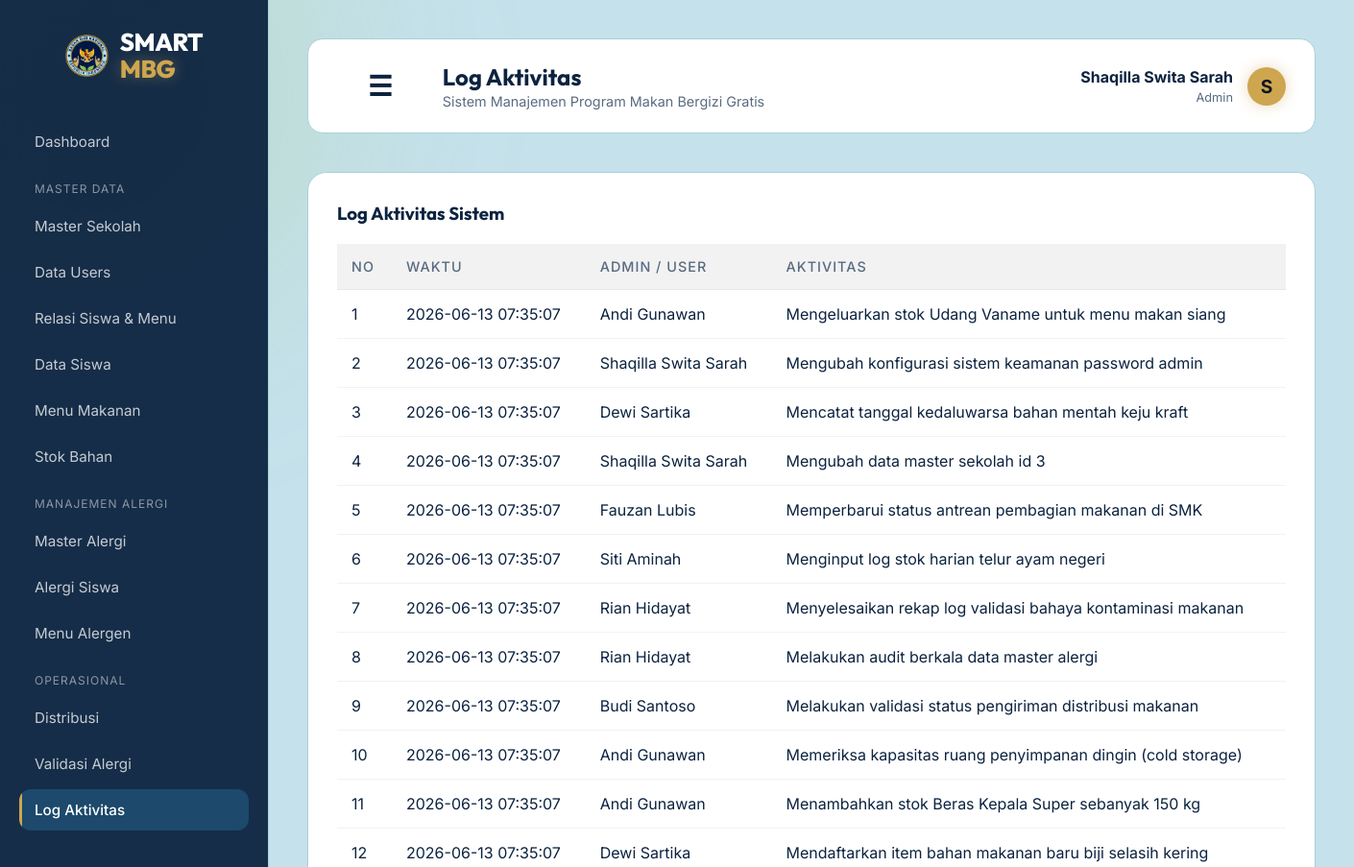
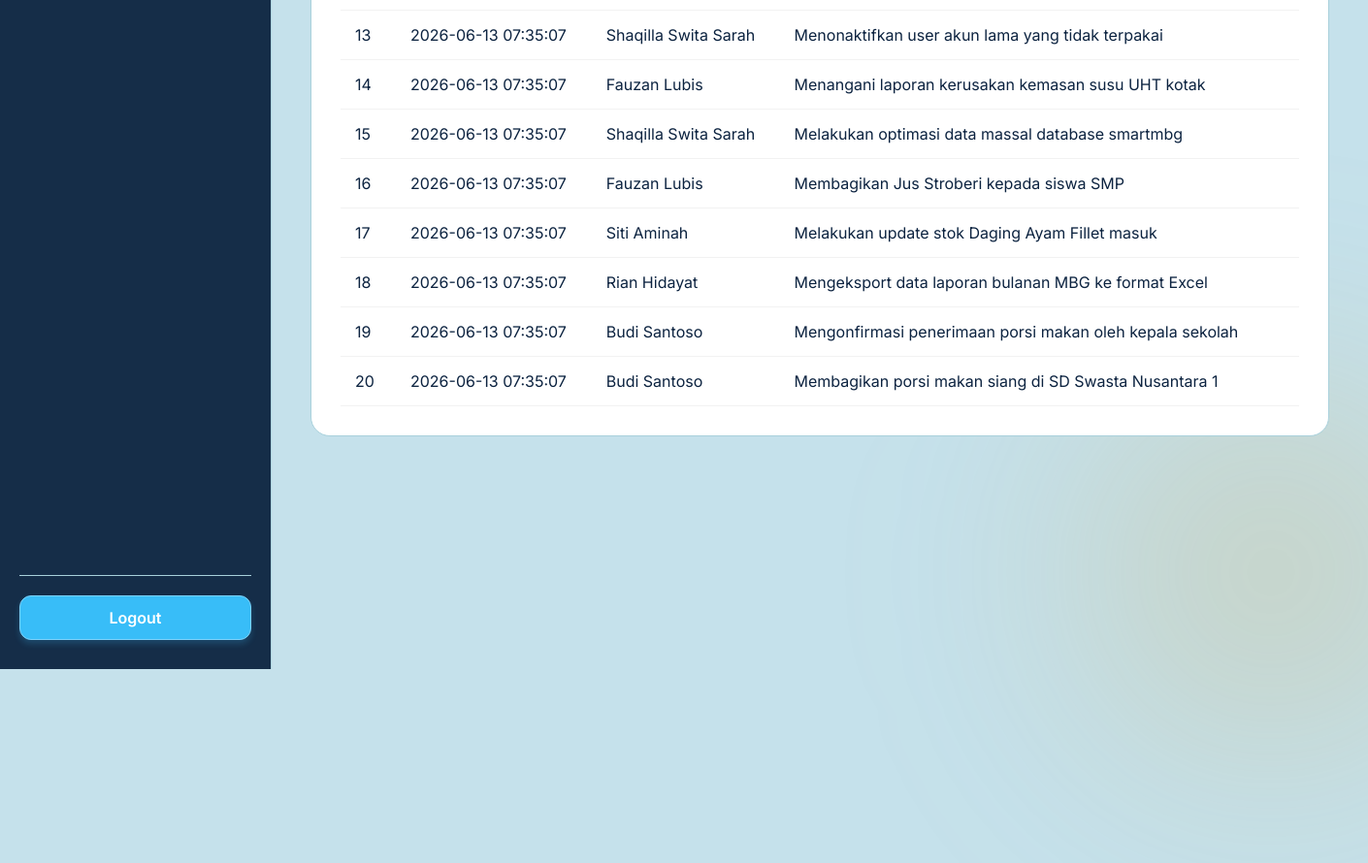
The app's page /public/log (signed in) with its own data (2 pictures, top to bottom).
### tables this page shows
CREATE TABLE `log_aktivitas` (
  `id_log` int(11) NOT NULL,
  `id_user` int(11) NOT NULL,
  `aktivitas` varchar(255) NOT NULL,
  `waktu` timestamp NOT NULL DEFAULT CURRENT_TIMESTAMP
);

CREATE TABLE `users` (
  `id_user` int(11) NOT NULL,
  `nama` varchar(100) NOT NULL,
  `username` varchar(50) NOT NULL,
  `password` varchar(255) NOT NULL,
  `role` enum('admin','petugas_stok','petugas_distribusi') DEFAULT 'petugas_stok',
  `created_at` timestamp NOT NULL DEFAULT CURRENT_TIMESTAMP
);

### app/core/Controller.php (called while the page is built, shortened)
<?php
class Controller {
    public function view($view, $data = []) {
        require_once '../app/views/' . $view . '.php';
    }
    public function model($model) {
        return new $model;
    }
}

### app/controllers/Log.php (called while the page is built, shortened)
<?php
class Log extends Controller {
    public function index() {
        $data['judul'] = 'Log Aktivitas';
        $data['log'] = $this->model('Log_model')->getAllLogs();
        $this->view('log/index', $data);
    }
}

### app/core/App.php (called while the page is built, shortened)
<?php
class App {
    protected $method = 'index';
    protected $params = [];
    public function __construct() {
        $this->controller = new $this->controller;
        call_user_func_array([$this->controller, $this->method], $this->params);
    }
}

### public/index.php (called while the page is built, shortened)
<?php
$app = new App();

### app/core/Database.php (called while the page is built, shortened)
<?php
class Database {
    private $host = DB_HOST;
    private $user = DB_USER;
    private $pass = DB_PASS;
    private $db_name = DB_NAME;
    private $dbh;
    private $stmt;
    public function __construct() {
        $dsn = 'mysql:host=' . $this->host . ';dbname=' . $this->db_name;
        $option = [
            PDO::ATTR_PERSISTENT => true,
            PDO::ATTR_ERRMODE => PDO::ERRMODE_EXCEPTION
        ];
        try {
            $this->dbh = new PDO($dsn, $this->user, $this->pass, $option);
        } catch(PDOException $e) {
            die($e->getMessage());
        }
    }
    public function query($query) {
        $this->stmt = $this->dbh->prepare($query);
    }
    public function execute() {
        $this->stmt->execute();
    }
    public function resultSet() {
        $this->execute();
        return $this->stmt->fetchAll(PDO::FETCH_ASSOC);
    }
}

### app/models/Log_model.php (called while the page is built, shortened)
<?php
class Log_model {
    private $db;
    public function __construct() { $this->db = new Database; }
    public function getAllLogs() {
        $query = "SELECT log_aktivitas.*, users.nama
                  FROM log_aktivitas
                  JOIN users ON log_aktivitas.id_user = users.id_user
                  ORDER BY waktu ASC";
        $this->db->query($query);
        return $this->db->resultSet();
    }
}

### app/views/log/index.php (the view)
<div class="glass-panel-widget" style="width: 100%;">
    <div style="display:flex; justify-content: space-between; align-items:center;">
        <h3 style="color:var(--text-primary); font-family: 'Outfit';">Log Aktivitas Sistem</h3>
    </div>
    <div class="table-responsive">
        <table>
            <thead>
                <tr>
                    <th>No</th>
                    <th>Waktu</th>
                    <th>Admin / User</th>
                    <th>Aktivitas</th>
                </tr>
            </thead>
            <tbody>
                <?php $i=1; foreach($data['log'] as $l) : ?>
                <tr>
                    <td><?= $i++; ?></td>
                    <td><?= $l['waktu']; ?></td>
                    <td><?= $l['nama']; ?></td>
                    <td><?= $l['aktivitas']; ?></td>
                </tr>
                <?php endforeach; ?>
            </tbody>
        </table>
    </div>
</div>

### public/css/style.css (style rules this page uses)
:root { --bg-color: #c5e1eb; --text-primary: #0c2340; --text-secondary: #5a6b82; --accent-color: #cea64f; --accent-glow: rgba(206, 166, 79, 0.4); --glass-bg: #ffffff; --glass-border: #a8d0db; --mbg-green: #97c55c; --mbg-navy: #0c2340; }
* { margin: 0; padding: 0; box-sizing: border-box; }
body { font-family: 'Inter', sans-serif; background-color: var(--bg-color); color: var(--text-primary); min-height: 100vh; display: flex; justify-content: center; align-items: center; overflow: hidden; position: relative; }

### records on screen
log_aktivitas: waktu "2026-06-13 07:35:07", id_user.nama "Andi Gunawan", aktivitas "Mengeluarkan stok Udang Vaname untuk menu makan siang"
log_aktivitas: waktu "2026-06-13 07:35:07", id_user.nama "Shaqilla Swita Sarah", aktivitas "Mengubah konfigurasi sistem keamanan password admin"
log_aktivitas: waktu "2026-06-13 07:35:07", id_user.nama "Dewi Sartika", aktivitas "Mencatat tanggal kedaluwarsa bahan mentah keju kraft"
log_aktivitas: waktu "2026-06-13 07:35:07", id_user.nama "Shaqilla Swita Sarah", aktivitas "Mengubah data master sekolah id 3"
log_aktivitas: waktu "2026-06-13 07:35:07", id_user.nama "Fauzan Lubis", aktivitas "Memperbarui status antrean pembagian makanan di SMK"
log_aktivitas: waktu "2026-06-13 07:35:07", id_user.nama "Siti Aminah", aktivitas "Menginput log stok harian telur ayam negeri"
log_aktivitas: waktu "2026-06-13 07:35:07", id_user.nama "Rian Hidayat", aktivitas "Menyelesaikan rekap log validasi bahaya kontaminasi makanan"
log_aktivitas: waktu "2026-06-13 07:35:07", id_user.nama "Rian Hidayat", aktivitas "Melakukan audit berkala data master alergi"
log_aktivitas: waktu "2026-06-13 07:35:07", id_user.nama "Budi Santoso", aktivitas "Melakukan validasi status pengiriman distribusi makanan"
log_aktivitas: waktu "2026-06-13 07:35:07", id_user.nama "Andi Gunawan", aktivitas "Memeriksa kapasitas ruang penyimpanan dingin (cold storage)"
log_aktivitas: waktu "2026-06-13 07:35:07", id_user.nama "Andi Gunawan", aktivitas "Menambahkan stok Beras Kepala Super sebanyak 150 kg"
log_aktivitas: waktu "2026-06-13 07:35:07", id_user.nama "Dewi Sartika", aktivitas "Mendaftarkan item bahan makanan baru biji selasih kering"
log_aktivitas: waktu "2026-06-13 07:35:07", id_user.nama "Shaqilla Swita Sarah", aktivitas "Menonaktifkan user akun lama yang tidak terpakai"
log_aktivitas: waktu "2026-06-13 07:35:07", id_user.nama "Fauzan Lubis", aktivitas "Menangani laporan kerusakan kemasan susu UHT kotak"
log_aktivitas: waktu "2026-06-13 07:35:07", id_user.nama "Shaqilla Swita Sarah", aktivitas "Melakukan optimasi data massal database smartmbg"
log_aktivitas: waktu "2026-06-13 07:35:07", id_user.nama "Fauzan Lubis", aktivitas "Membagikan Jus Stroberi kepada siswa SMP"
log_aktivitas: waktu "2026-06-13 07:35:07", id_user.nama "Siti Aminah", aktivitas "Melakukan update stok Daging Ayam Fillet masuk"
log_aktivitas: waktu "2026-06-13 07:35:07", id_user.nama "Rian Hidayat", aktivitas "Mengeksport data laporan bulanan MBG ke format Excel"
log_aktivitas: waktu "2026-06-13 07:35:07", id_user.nama "Budi Santoso", aktivitas "Mengonfirmasi penerimaan porsi makan oleh kepala sekolah"
log_aktivitas: waktu "2026-06-13 07:35:07", id_user.nama "Budi Santoso", aktivitas "Membagikan porsi makan siang di SD Swasta Nusantara 1"

### other values on screen
$data['judul'] "Log Aktivitas"
$_SESSION['nama'] "Shaqilla Swita Sarah"
str_replace('_', ' ', $_SESSION['role']) "Admin"
substr($_SESSION['nama'], 0, 1) "S"
